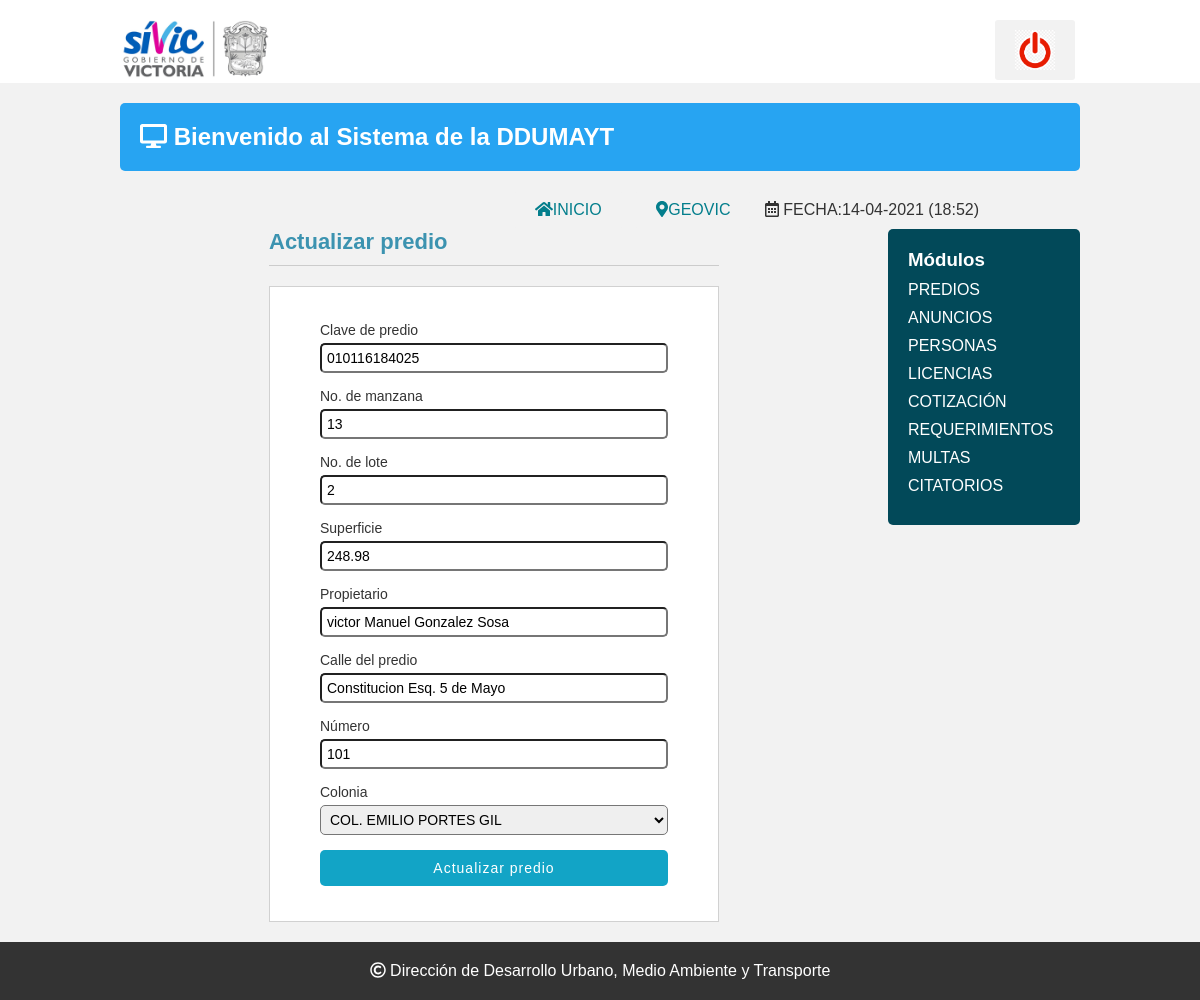
The app's page /editar_predio.php?id=8 with its own data.
### tables this page shows
CREATE TABLE `predios` (
  `id_predio` int(11) NOT NULL AUTO_INCREMENT,
  `clave` varchar(30) DEFAULT NULL,
  `manzana` varchar(20) DEFAULT NULL,
  `lote` varchar(25) DEFAULT NULL,
  `superficie` double NOT NULL,
  `propietario` varchar(80) NOT NULL,
  `calle1` varchar(90) NOT NULL,
  `numero1` varchar(25) NOT NULL,
  `id_colonia` int(11) NOT NULL,
  `calle2` varchar(60) DEFAULT NULL,
  `numero2` varchar(10) DEFAULT NULL,
  `id_colonia2` int(11) DEFAULT NULL,
  `telefono` varchar(20) DEFAULT NULL,
  `id_pagos` int(11) DEFAULT NULL,
  `dateadd` datetime NOT NULL DEFAULT CURRENT_TIMESTAMP,
  `usuario_id` int(11) NOT NULL,
  `estatus` int(11) NOT NULL DEFAULT '1',
  PRIMARY KEY (`id_predio`)
);

CREATE TABLE `asentamientos` (
  `id_asent` int(11) NOT NULL AUTO_INCREMENT,
  `zona` varchar(20) NOT NULL,
  `tipo` varchar(30) NOT NULL,
  `nombre` varchar(70) NOT NULL,
  `nombre1` varchar(70) DEFAULT NULL,
  PRIMARY KEY (`id_asent`)
);

### editar_predio.php (the view, shortened to what this page needs)
<?php
	include "conexion.php";
		$id_predio= $_GET['id'];
		$query= mysqli_query($conection,"select p.id_predio, p.clave, p.manzana,p.lote, p.superficie, p.propietario, p.calle1,
															p.numero1, a.nombre, a.id_asent
													 from predios p inner join asentamientos a on p.id_colonia= a.id_asent
													 WHERE id_predio=$id_predio and estatus=1" );
		$result_sql=mysqli_num_rows($query);
		if($result_sql==0){
			header('location:lista_predio.php');
		}else{
			while($data=mysqli_fetch_array($query)){
				$clave= $data['clave'];
				$manzana= $data['manzana'];
				$lote= $data['lote'];
				$superficie= $data['superficie'];
				$propietario= $data['propietario'];
				$calle1= $data['calle1'];
				$numero1= $data['numero1'];
				$idcolonia= $data['id_asent'];
				$colonia= $data['nombre'];
			}
		}
?>
<!DOCTYPE html>
<html lang="en">
<head>
	<?php include "includes/scripts.php"; ?>
</head>
<body>
<?php include "includes/header.php"; ?>
	<section class="main">
<?php include "includes/wrapp.php"; ?>
	<div class="articulo">
	<div class="form_register">
    <h1>Actualizar predio</h1>
    <hr>
    <form action="" method="post">
    	<label for="clave">Clave de predio</label>
        <input type="text" name="clave" id="clave" placeholder="Clave del predio" value="<?php echo $clave; ?>">
        <label for="manzana">No. de manzana</label>
        <input type="text" name="manzana" id="manzana" placeholder="No. de manzana" value="<?php echo $manzana; ?>">
        <label for="lote">No. de lote</label>
        <input type="text" name="lote" id="lote" placeholder="No. de lote" value="<?php echo $lote; ?>">
        <label for="superficie">Superficie</label>
        <input type="number" step="0.001" name="superficie" id="superficie" placeholder="Superficie del predio" value="<?php echo $superficie; ?>">
        <label for="propietario">Propietario</label>
        <input type="text" name="propietario" id="propietario" placeholder="Nombre del propietario" value="<?php echo $propietario; ?>">
        <label for="calle1">Calle del predio</label>
        <input type="calle1" name="calle1" id="calle1" placeholder="Domicilio del predio, calle" value="<?php echo $calle1; ?>">
        <label for="numero1">Número</label>
        <input type="text" name="numero1" id="numero1" placeholder="Número exterior" value="<?php echo $numero1; ?>">
        <label for="colonia">Colonia</label>
        <select name="rol" id="rol">
        <option value="<?php echo $idcolonia; ?>" selected><?php echo $colonia; ?></option>
        <input type="submit" value="Actualizar predio" class="btn_save">
        </select>
    </form>
    </div>
			</div>
            	<?php include "includes/aside.php"; ?>
            </div>
	</section>
		<?php include "includes/footer.php"; ?>
</body>
</html>

### includes/scripts.php (shortened to what this page needs)
<link rel="stylesheet" href="css/estilos.css">

### includes/header.php
   <header>
	<div class="wrapp">
		<div class="logo">
			<a href="#"><img src="img/logotipo-victoria-1.png" alt="SIVIC"></a>
		</div>
		<nav>
			<ul>
	<div class="logo1">
				<li><a href="salir.php"><img class="close" src="img/salir.png" alt="Salir del sistema" title="salir"></a></li>
	</div>
			</ul>
		</nav>
	</div>
       <h1> fecha</h1>
</header>

### includes/wrapp.php (shortened to what this page needs)
<?php
$time = time();
$date= date("d-m-Y (H:i)", $time);
?>
		<div class="wrapp">
			<div class="mensaje">
				<h1><i class="fas fa-desktop"></i>  Bienvenido al Sistema de la DDUMAYT</h1>
			</div>
            		<div class="wrapp">
			<nav>
				<ul>
					<li><a href="index.php"><i class="fas fa-home"></i>Inicio</a> </li>
					<li><a href="http://observatorio.ciudadvictoria.gob.mx/" targetS="_blank"><i class="fas fa-map-marker-alt"></i>GEOVIC</a></li>
					<li><p><i class="far fa-calendar-alt"></i> fecha:<?php echo $date ?></p></li>
				</ul>
			</nav>
		</div>

### includes/aside.php (shortened to what this page needs)
<aside>
		<div class="widget">
			<h3>Módulos</h3>
			<ul class="nav1">
                      <li><a href="#">Predios</a>
                      </li>
                      <li><a href="lista_anuncio.php">Anuncios</a>
                      </li>
                      <li><a href="lista_persona.php">Personas</a>
                      </li>
                      <li><a href="lista_licencia.php">Licencias</a>
                      </li>
                      <li><a href="lista_cotizacion.php">Cotización</a>
                      </li>
                      <li><a href="lista_requerimiento.php">Requerimientos</a>
                      </li>
                      <li><a href="lista_multa.php">Multas</a>
                      </li>
                      <li><a href="lista_citatorio.php">Citatorios</a>
                      </li>
			</ul>
		</div>
	</aside>

### includes/footer.php
<footer>
	<div class="wrapp">
		<p><i class="far fa-copyright"></i> Dirección de Desarrollo Urbano, Medio Ambiente y Transporte</p>
	</div>
</footer>

### css/estilos.css (style rules this page uses)
* { -webkit-box-sizing: border-box; -moz-box-sizing: border-box; box-sizing: border-box; margin:0px; padding:0px; }
body { background:#f2f2f2; color:#333; font-family:Arial, helvetica, sans-serif; }
a { text-decoration: none; color:#27a4f2; }
.wrapp { max-width: 1000px; width:80%; margin:auto; overflow: hidden; }
header { width: 100%; height: 83px; padding:20px 0; background: #fff; overflow: hidden; }
.logo { width: 150px; float: left; }
.logo1 { width: 90px; float: rigth; }
.logo img { width:100%; vertical-align: top; }
.logo1 img { width:100%; vertical-align: top; }
nav { float: right; }
nav ul li { display: inline-block; margin:0px 5px; text-transform: uppercase; }
nav ul li a { display: block; background: #f2f2f2; color: #037E8C; padding:10px 20px; text-decoration: none; border-radius:3px; transition:all 300ms ease; }
.mensaje { background:#27a4f2; padding:20px; color:#fff; margin:20px 0; border-radius:5px; }
.articulo { float: left; width: 80%; padding:0px 20px 20px 0px; }
aside { float: left; width: 20%; background:#024959; color:#fff; padding:20px; border-radius:5px; }
ul, ol { list-style:none; }
.nav1 li { margin-left:20px; text-transform: uppercase; }
.nav1 li { margin:10px 0; width: 100%; }
.nav1 li a { color:#fff; list-style:none; }
footer { width: 100%; background:#333; padding:20px 0; color:#fff; }
footer p { text-align:center; }
.form_register { width:450px; margin:auto; }
.form_register h1 { color: #3c93b0; }
hr { border:0; background:#CCC; height:1px; margin:10px 0; display:block; }
form { background:#FFF; margin:auto; padding:20px 50px; border:1px solid #d1d1d1; }
label { display:block; font-size:14px; margin:15px auto 5px auto; }
input,select { display:block; width:100%; font-size:14px; padding:5px; border:1px solid:#85929e; border-radius:5px; }
.btn_save { font-size:14px; background:#12a4c6; padding:10px; color:#FFF; letter-spacing:1px; border:0; cursor:pointer; margin:15px auto; }
.articulo h1 { font-size:22px; display:inline-block; }
.articulo h1 { text-align:center; }

### records on screen
predios: clave "010116184025", manzana "13", lote "2", superficie "248.98", propietario "victor Manuel Gonzalez Sosa", calle1 "Constitucion Esq. 5 de Mayo", numero1 "101", rol "COL. EMILIO PORTES GIL"

### other values on screen
$date "14-04-2021 (18:52)"
